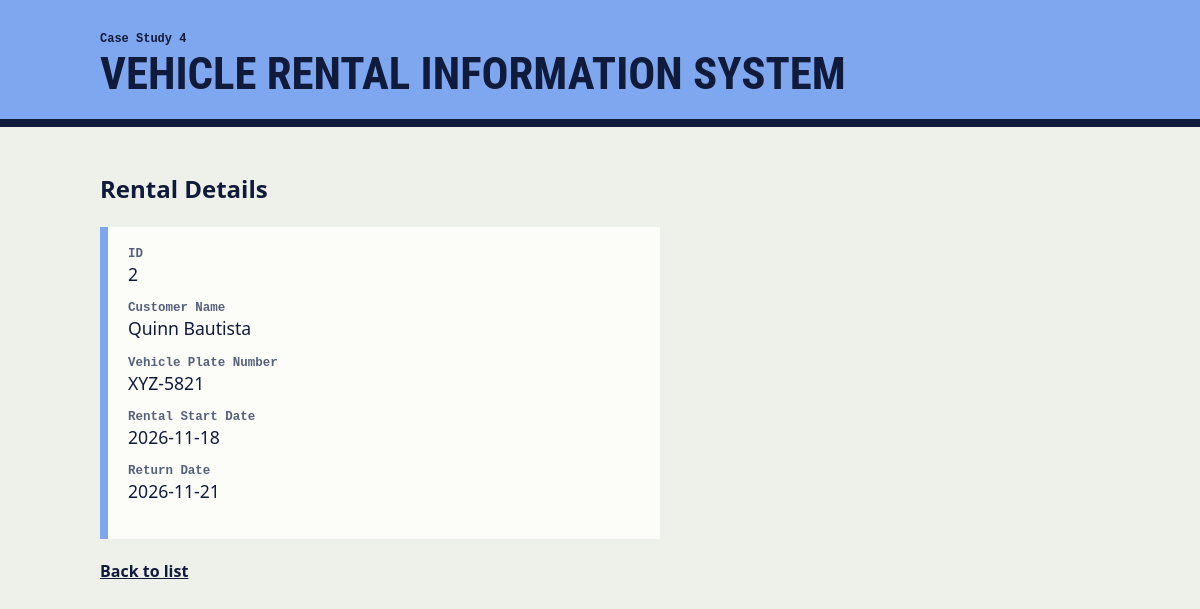
Page /vehicle-rental-system/view.php?id=2 on the committed database.
### tables this page shows
CREATE TABLE rentals (
    id INT AUTO_INCREMENT PRIMARY KEY,
    customer_name VARCHAR(100) NOT NULL,
    vehicle_plate VARCHAR(20) NOT NULL,
    rental_start DATE NOT NULL,
    return_date DATE NOT NULL
);

### vehicle-rental-system/view.php (the view, shortened to what this page needs)
<?php
require_once 'config.php';
function e($value): string
{
    return htmlspecialchars((string) $value, ENT_QUOTES, 'UTF-8');
}
$id = filter_var($_GET['id'] ?? '', FILTER_VALIDATE_INT, ['options' => ['min_range' => 1]]);
$record = false;
if ($id !== false) {
    $statement = $pdo->prepare('SELECT * FROM rentals WHERE id = :id');
    $statement->execute([':id' => $id]);
    $record = $statement->fetch();
}
    ?>
<!DOCTYPE html>
<html lang="en">
<head>
    <link rel="stylesheet" href="../assets/crud.css">
</head>
<body class="case-4">
<header>
    <p class="case-no">Case Study 4</p>
    <h1>Vehicle Rental Information System</h1>
</header>
<main>
    <h2>Rental Details</h2>
    <dl>
        <dt>ID</dt>
        <dd><?= e($record['id']) ?></dd>
        <dt>Customer Name</dt>
        <dd><?= e($record['customer_name']) ?></dd>
        <dt>Vehicle Plate Number</dt>
        <dd><?= e($record['vehicle_plate']) ?></dd>
        <dt>Rental Start Date</dt>
        <dd><?= e($record['rental_start']) ?></dd>
        <dt>Return Date</dt>
        <dd><?= e($record['return_date']) ?></dd>
    </dl>
    <p><a href="index.php">Back to list</a></p>
</main>
</body>
</html>

### assets/crud.css (style rules this page uses)
:root { --ink: #101a3a; --folder: #f4b223; }
.case-4 { --folder: #7fa7ef; }
* { box-sizing: border-box; }
body { margin: 0; font-family: "IBM Plex Sans", "Segoe UI", Arial, sans-serif; background: #eef0ea; color: var(--ink); line-height: 1.5; }
header { background: var(--folder); border-bottom: 8px solid var(--ink); padding: 18px max(16px, calc((100% - 1000px) / 2)) 22px; }
h1 { font-family: "Arial Narrow", "Roboto Condensed", Impact, sans-serif; font-size: clamp(1.8rem, 5vw, 2.8rem); text-transform: uppercase; line-height: 1.05; margin: 4px 0 0; }
.case-no { font: 600 .75rem Consolas, monospace; margin: 14px 0 0; }
main { max-width: 1032px; margin: 0 auto; padding: 24px 16px 60px; }
a { color: var(--ink); font-weight: 600; }
form, dl { background: #fcfdf9; border-left: 8px solid var(--folder); padding: 20px; max-width: 560px; }
label, dt { font: 600 .78rem Consolas, monospace; }
dl { margin: 0 0 20px; }
dt { color: #55607a; }
dd { margin: 0 0 14px; font-size: 1.1rem; overflow-wrap: anywhere; }

### rows in the picture
rentals: id "2", customer_name "Quinn Bautista", vehicle_plate "XYZ-5821", rental_start "2026-11-18", return_date "2026-11-21"
